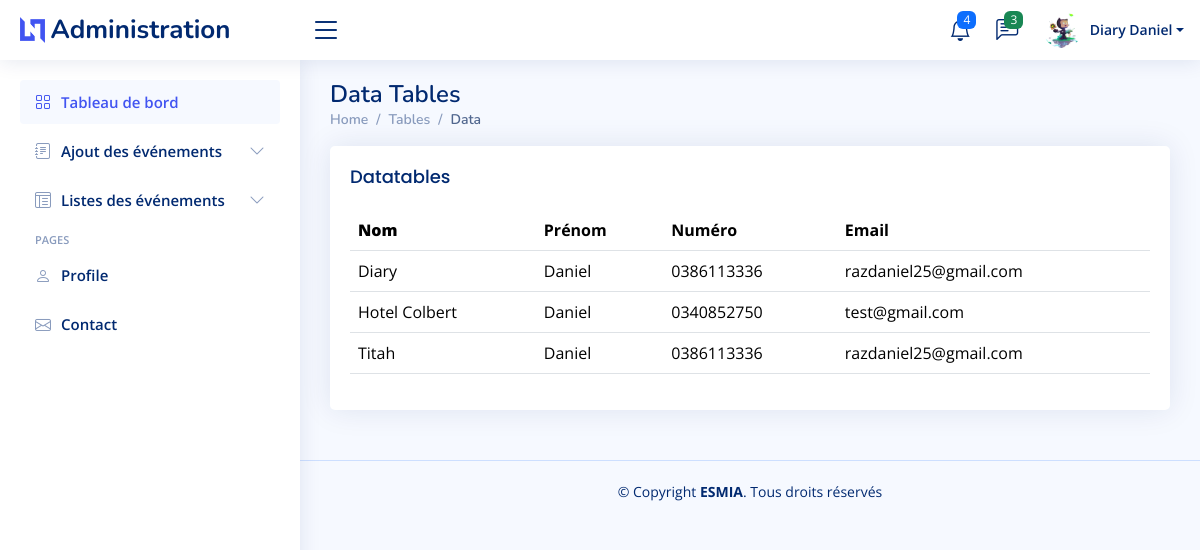
The page /administration/Liste-reservations/ (signed in) on the database its author committed.
### app/models.py (models this page shows, shortened)
class Reservation(models.Model):
    event = models.ForeignKey(Event, on_delete=models.CASCADE, related_name='reservations')
    user = models.ForeignKey(User, on_delete=models.SET_NULL, null=True, blank=True)
    name = models.CharField(max_length=100)
    surname = models.CharField(max_length=100)
    phone_number = models.CharField(max_length=15)
    email = models.EmailField()
    reservation_date = models.DateTimeField(auto_now_add=True)

### app/views.py (the view)
# urls.py: path('administration/Liste-reservations/', liste_reservations, name='liste_reservations'),
@login_required
def liste_reservations(request):
    reservations = Reservation.objects.filter(user=request.user)
    notifications = Notification.objects.filter(user=request.user, is_read=False)
    return render(request, 'admin/layouts/liste_reservations.html', {
        'reservations': reservations,
        'notifications': notifications
    })

### app/templates/admin/layouts/liste_reservations.html (shortened to what this page needs)
{% include 'layouts/admin/head_admin.html'%}
<body>
  {% include 'layouts/admin/header_admin.html'%}
  {% include 'layouts/admin/sidebar_admin.html'%}
  <main id="main" class="main">
    <div class="pagetitle">
      <h1>Data Tables</h1>
      <nav>
        <ol class="breadcrumb">
          <li class="breadcrumb-item"><a href="index.html">Home</a></li>
          <li class="breadcrumb-item">Tables</li>
          <li class="breadcrumb-item active">Data</li>
        </ol>
      </nav>
    </div>
    <section class="section">
      <div class="row">
        <div class="col-lg-12">
          <div class="card">
            <div class="card-body">
              <h5 class="card-title">Datatables</h5>
              <table class="table datatable">
                <thead>
                  <tr>
                    <th>
                      <b>Nom</b>
                    </th>
                    <th>Prénom</th>
                    <th>Numéro</th>
                    <th>Email</th>
                  </tr>
                </thead>
                <tbody>
                  {% for reservation in reservations %}
                  <tr>
                    <td>{{ reservation.name }}</td>
                    <td>{{ reservation.surname }}</td>
                    <td>{{ reservation.phone_number }}</td>
                    <td>{{ reservation.email }}</td>
                  </tr>
                  {% empty %}
                  <tr>
                    <td colspan="4" class="text-center">Aucune réservation trouvée.</td>
                  </tr>
                  {% endfor %}
                </tbody>
              </table>
            </div>
          </div>
        </div>
      </div>
    </section>
  </main>
  {% include 'layouts/admin/footer_admin.html'%}
</body>
</html>

### app/templates/layouts/admin/header_admin.html (shortened to what this page needs)
  <header id="header" class="header fixed-top d-flex align-items-center">
    <div class="d-flex align-items-center justify-content-between">
      <a href="#" class="logo d-flex align-items-center">
        {%load static %}
        <img src="{% static 'assets/img/logo.png'%}" alt="">
        <span class="d-none d-lg-block">Administration</span>
      </a>
      <i class="bi bi-list toggle-sidebar-btn"></i>
    </div>
    <nav class="header-nav ms-auto">
      <ul class="d-flex align-items-center">
        <li class="nav-item dropdown">
            <a class="nav-link nav-icon" href="#" data-bs-toggle="dropdown">
                <i class="bi bi-bell"></i>
                <span class="badge bg-primary badge-number">{{ notifications.count }}</span>
            </a>
        </li>
        <li class="nav-item dropdown">
            <a class="nav-link nav-icon" href="{% url 'chat' %}">
                <i class="bi bi-chat-left-text"></i>
                <span class="badge bg-success badge-number">3</span>
            </a>
        </li>
        <li class="nav-item dropdown pe-3">
          <a class="nav-link nav-profile d-flex align-items-center pe-0" href="#" data-bs-toggle="dropdown">
            {% load static %}
            <img src="{% if user.profile.image %}{{ user.profile.image.url }}{% else %}{% static 'assets2/img/images.jpg' %}{% endif %}" alt="Profile" class="rounded-circle">
            <span class="d-none d-md-block dropdown-toggle ps-2">{{ user.first_name }} {{ user.last_name }}</span>
          </a>
        </li>
      </ul>
    </nav>
  </header>

### app/static/assets2/css/style.css (style rules this page uses)
:root { scroll-behavior: smooth; }
body { font-family: "Open Sans", sans-serif; background: #f6f9ff; color: #444444; }
a { color: #4154f1; text-decoration: none; }
h1, h2, h3, h4, h5, h6 { font-family: "Nunito", sans-serif; }
#main { margin-top: 60px; padding: 20px 30px; transition: all 0.3s; }
.pagetitle { margin-bottom: 10px; }
.pagetitle h1 { font-size: 24px; margin-bottom: 0; font-weight: 600; color: #012970; }
.card { margin-bottom: 30px; border: none; border-radius: 5px; box-shadow: 0px 0 30px rgba(1, 41, 112, 0.1); }
.card-title { padding: 20px 0 15px 0; font-size: 18px; font-weight: 500; color: #012970; font-family: "Poppins", sans-serif; }
.card-body { padding: 0 20px 20px 20px; }
.breadcrumb { font-size: 14px; font-family: "Nunito", sans-serif; color: #899bbd; font-weight: 600; }
.breadcrumb a { color: #899bbd; transition: 0.3s; }
.breadcrumb .breadcrumb-item::before { color: #899bbd; }
.breadcrumb .active { color: #51678f; font-weight: 600; }
.logo { line-height: 1; }
@media (min-width: 1200px) { .logo { width: 280px; } }
.logo img { max-height: 26px; margin-right: 6px; }
.logo span { font-size: 26px; font-weight: 700; color: #012970; font-family: "Nunito", sans-serif; }
.header { transition: all 0.5s; z-index: 997; height: 60px; box-shadow: 0px 2px 20px rgba(1, 41, 112, 0.1); background-color: #fff; padding-left: 20px; }
.header .toggle-sidebar-btn { font-size: 32px; padding-left: 10px; cursor: pointer; color: #012970; }
.header-nav ul { list-style: none; }
.header-nav>ul { margin: 0; padding: 0; }
.header-nav .nav-icon { font-size: 22px; color: #012970; margin-right: 25px; position: relative; }
.header-nav .nav-profile { color: #012970; }
.header-nav .nav-profile img { max-height: 36px; }
.header-nav .nav-profile span { font-size: 14px; font-weight: 600; }
.header-nav .badge-number { position: absolute; inset: -2px -5px auto auto; font-weight: normal; font-size: 12px; padding: 3px 6px; }
@media (min-width: 1200px) { #main, #footer { margin-left: 300px; } }

### rows shown on the page
Reservation: name "Diary", surname "Daniel", phone_number "0386113336", email "razdaniel25@gmail.com"
Reservation: name "Hotel Colbert", surname "Daniel", phone_number "0340852750", email "test@gmail.com"
Reservation: name "Titah", surname "Daniel", phone_number "0386113336", email "razdaniel25@gmail.com"

### other values the page prints
{{ notifications.count }} "4"
{{ user.first_name }} "Diary"
{{ user.last_name }} "Daniel"
